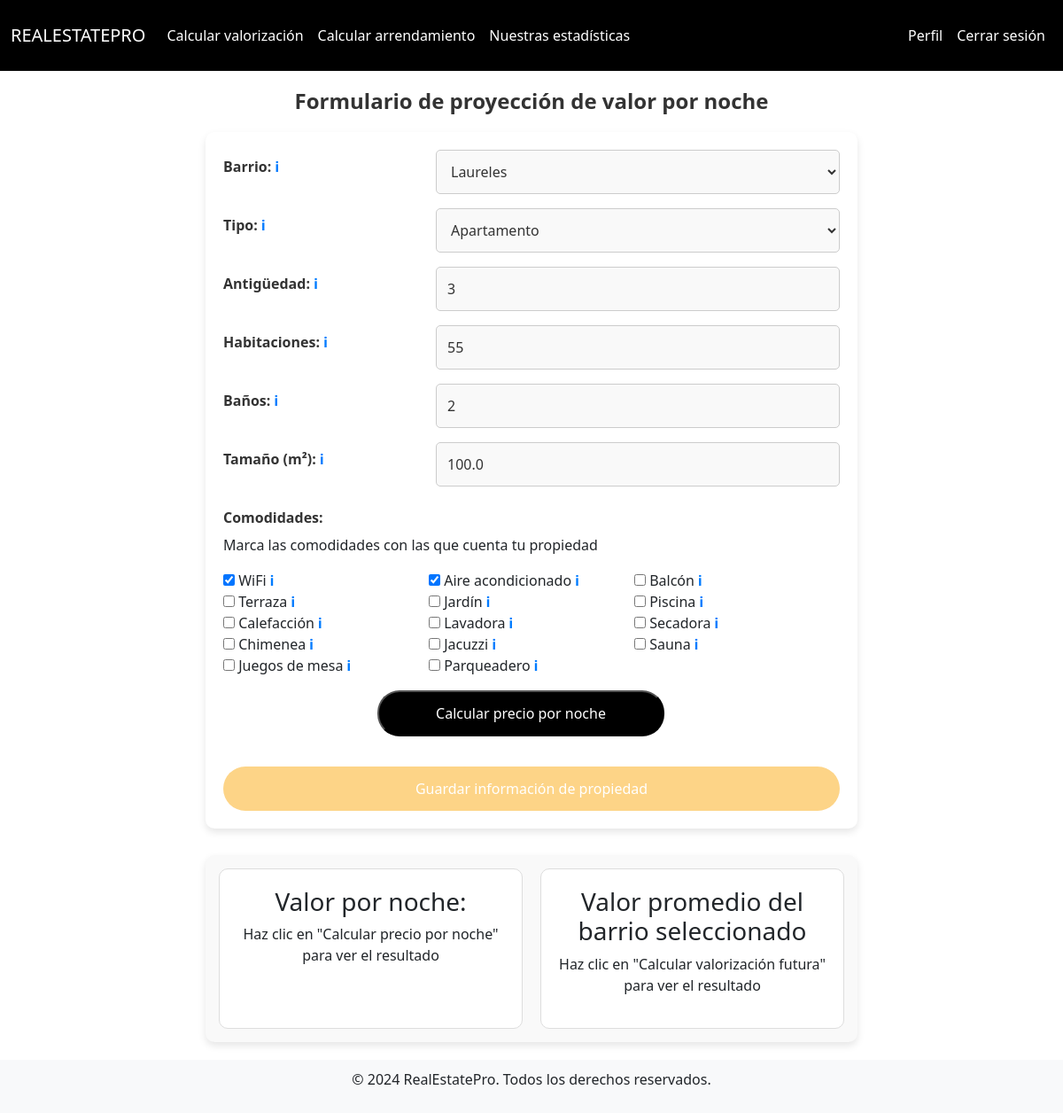
Page /arrendamiento/editar-arrendamiento/3/ (signed in) on the committed database.
### arrendamiento/models.py (models this page shows, shortened)
class RentalProperty(models.Model):
    user = models.ForeignKey(User, on_delete=models.CASCADE)
    neighbourhood = models.CharField(max_length=255)
    type = models.CharField(max_length=255)
    num_rooms = models.IntegerField()
    num_banos = models.IntegerField()
    size = models.FloatField()
    age = models.IntegerField()
    wifi = models.BooleanField(default=False)
    air_conditioner = models.BooleanField(default=False)
    balcony = models.BooleanField(default=False)
    terrace = models.BooleanField(default=False)
    garden = models.BooleanField(default=False)
    pool = models.BooleanField(default=False)
    heater = models.BooleanField(default=False)
    washing_machine = models.BooleanField(default=False)
    dryer = models.BooleanField(default=False)
    chimney = models.BooleanField(default=False)
    jacuzzi = models.BooleanField(default=False)
    sauna = models.BooleanField(default=False)
    board_games = models.BooleanField(default=False)
    parking = models.BooleanField(default=False)
    price_per_night = models.DecimalField(max_digits=10, decimal_places=2)

### arrendamiento/views.py (the view)
# urls.py: path('editar-arrendamiento/<int:property_id>/', views.edit_rental_property, name='edit_rental_property'),
def edit_rental_property(request, property_id):
    rental_property_instance = get_object_or_404(RentalProperty, id=property_id, user=request.user)
    if request.method == "POST":
        form = PropertyForm(request.POST, instance=rental_property_instance)
        if form.is_valid():
            form.save()
            return redirect('profile')
    else:
        form = PropertyForm(instance=rental_property_instance)
    return render(request, 'rent.html', {'form': form, 'property': rental_property_instance})

### arrendamiento/templates/rent.html (shortened to what this page needs)
{% extends 'layout.html' %}
{% load static %}
{% block content %}
{% block extra_css %}
<link rel="stylesheet" href="{% static 'styles/calculate.css' %}">
{% endblock extra_css %}
<div class="calculate_form">
    <div class="container">
        <h2>Formulario de proyección de valor por noche</h2>
        <div class="form-container">
            <form method="post">
                <div class="row mb-3">
                    <label for="id_neighbourhood" class="col-sm-4 col-form-label">
                        Barrio:
                        <span class="tooltip-icon">
                            ℹ
                        </span>
                    </label>
                    <div class="col-sm-8">
                        {{ form.neighbourhood }}
                    </div>
                </div>
                <div class="row mb-3">
                    <label for="id_tipo" class="col-sm-4 col-form-label">
                        Tipo:
                        <span class="tooltip-icon">
                            ℹ
                        </span>
                    </label>
                    <div class="col-sm-8">
                        {{ form.type }}
                    </div>
                </div>
                <div class="row mb-3">
                    <label for="id_age" class="col-sm-4 col-form-label">
                        Antigüedad:
                        <span class="tooltip-icon">
                            ℹ
                        </span>
                    </label>
                    <div class="col-sm-8">
                        {{ form.age }}
                    </div>
                </div>
                <div class="row mb-3">
                    <label for="id_num_rooms" class="col-sm-4 col-form-label">
                        Habitaciones:
                        <span class="tooltip-icon">
                            ℹ
                        </span>
                    </label>
                    <div class="col-sm-8">
                        {{ form.num_rooms }}
                    </div>
                </div>
                <div class="row mb-3">
                    <label for="id_num_banos" class="col-sm-4 col-form-label">
                        Baños:
                        <span class="tooltip-icon">
                            ℹ
                        </span>
                    </label>
                    <div class="col-sm-8">
                        {{ form.num_banos }}
                    </div>
                </div>
                <div class="row mb-3">
                    <label for="id_size" class="col-sm-4 col-form-label">
                        Tamaño (m²):
                        <span class="tooltip-icon">
                            ℹ
                        </span>
                    </label>
                    <div class="col-sm-8">
                        {{ form.size }}
                    </div>
                </div>
                <div class="row mb-3 checkbox-group">
                    <label class="col-form-label">Comodidades:</label><p>Marca las comodidades con las que cuenta tu propiedad</p>
                    <div class="checkbox-container" style=" display: grid;
    grid-template-columns: 1fr 1fr 1fr;">
                        <label>
                            {{ form.wifi }} WiFi
                            <span class="tooltip-icon">ℹ
                            </span>
                        </label>
                        <label>
                            {{ form.air_conditioner }} Aire acondicionado
                            <span class="tooltip-icon">ℹ
                            </span>
                        </label>
                        <label>
                            {{ form.balcony }} Balcón
                            <span class="tooltip-icon">ℹ
                            </span>
                        </label>
                        <label>
                            {{ form.terrace }} Terraza
                            <span class="tooltip-icon">ℹ
                            </span>
                        </label>
                        <label>
                            {{ form.garden }} Jardín
                            <span class="tooltip-icon">ℹ
                            </span>
                        </label>
                        <label>
                            {{ form.pool }} Piscina
                            <span class="tooltip-icon">ℹ
                            </span>
                        </label>
                        <label>
                            {{ form.heater }} Calefacción
                            <span class="tooltip-icon">ℹ
                            </span>
                        </label>
                        <label>
                            {{ form.washing_machine }} Lavadora
                            <span class="tooltip-icon">ℹ
                            </span>
                        </label>
                        <label>
                            {{ form.dryer }} Secadora
                            <span class="tooltip-icon">ℹ
                            </span>
                        </label>
                        <label>
                            {{ form.chimney }} Chimenea
                            <span class="tooltip-icon">ℹ
                            </span>
                        </label>
                        <label>
                            {{ form.jacuzzi }} Jacuzzi
                            <span class="tooltip-icon">ℹ
                            </span>
                        </label>
                        <label>
                            {{ form.sauna }} Sauna
                            <span class="tooltip-icon">ℹ
                            </span>
                        </label>
                        <label>
                            {{ form.board_games }} Juegos de mesa
                            <span class="tooltip-icon">ℹ
                            </span>
                        </label>
                        <label>
                            {{ form.parking }} Parqueadero
                            <span class="tooltip-icon">ℹ
                            </span>
                        </label>
                    </div>
                </div>
                <div class="row w-100 mb-4 justify-content-center">
                    <div class="col-md-6 text-center">
                        <button type="submit" class="enviar w-100">Calcular precio por noche</button>
                    </div>
                </div>
                {% if user.is_authenticated %}
                <button type="submit" name="save_property" class="btn save-btn w-100">Guardar información de propiedad</button>
            {% else %}
                <div class="alert alert-warning text-center" role="alert">
                    Regístrate primero para acceder a la funcionalidad de <strong>guardar información</strong>
                </div>
            {% endif %}
            </form>
        </div>
        <div class="results-section">
            <div class="result-box">
                <h3>Valor por noche:</h3>
                {% if results.price_per_night %}
                    <p> COP {{ results.price_per_night }}</p>
                {% else %}
                    <p>Haz clic en "Calcular precio por noche" para ver el resultado</p>
                {% endif %}
            </div>
            <div class="result-box">
                <h3>Valor promedio del barrio seleccionado</h3>
                {% if results.average %}
                    <p> COP {{ results.average }}</p>
                {% else %}
                    <p>Haz clic en "Calcular valorización futura" para ver el resultado</p>
                {% endif %}
            </div>
        </div>
    </div>
</div>
{% endblock %}

### valorizacion/static/styles/calculate.css (style rules this page uses)
.calculate_form { max-width: 800px; margin: 0 auto; padding: 20px; }
h2 { text-align: center; font-size: 24px; color: #333; font-weight: bold; margin-bottom: 20px; }
.form-container { background-color: #ffffff; padding: 20px; border-radius: 10px; box-shadow: 0 4px 8px rgba(0, 0, 0, 0.1); margin-bottom: 30px; }
.results-section { background-color: #f9f9f9; padding: 5px; border-radius: 10px; box-shadow: 0 4px 8px rgba(0, 0, 0, 0.1); display: flex; justify-content: space-between; }
.row { margin-bottom: 20px; }
.col-form-label { font-weight: bold; color: #333; }
input[type="text"], input[type="number"], select { width: 100%; padding: 12px; border: 1px solid #ccc; border-radius: 5px; font-size: 16px; background-color: #f9f9f9; color: #333; outline: none; transition: border-color 0.3s ease; box-sizing: border-box; }
.enviar { background-color: black; color: white; padding: 12px 20px; font-size: 16px; border-radius: 25px; cursor: pointer; transition: background-color 0.3s ease; width: 100%; }
.save-btn { background-color: rgb(253, 212, 135); color: white; padding: 12px 20px; font-size: 16px; border-radius: 25px; cursor: pointer; transition: background-color 0.3s ease; margin-top: 10px; }
.result-box { background-color: #ffffff; border: 1px solid #ddd; padding: 20px; border-radius: 10px; text-align: center; width: 100%; max-width: 600px; margin-top: 20px; }
.tooltip-icon { position: relative; display: inline-block; cursor: pointer; color: #007bff; font-weight: bold; }
.result-box { background-color: #ffffff; border: 1px solid #ddd; padding: 20px; border-radius: 10px; text-align: center; width: 100%; max-width: 500px; margin: 10px; }
.result-box { background-color: #ffffff; border: 1px solid #ddd; padding: 20px; border-radius: 10px; text-align: center; width: 100%; max-width: 400px; margin: 10px; }

### rows in the picture
RentalProperty: neighbourhood "Laureles", type "Apartamento", age "3", num_rooms "55", num_banos "2", size "100.0", wifi "☑", air_conditioner "☑"
